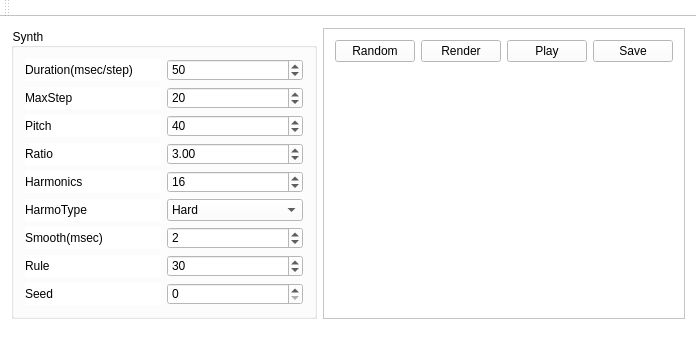
<?xml version="1.0" encoding="UTF-8"?>
<ui version="4.0">
 <class>MainWindow</class>
 <widget class="QMainWindow" name="MainWindow">
  <property name="geometry">
   <rect>
    <x>0</x>
    <y>0</y>
    <width>696</width>
    <height>303</height>
   </rect>
  </property>
  <property name="windowTitle">
   <string>ECAFM</string>
  </property>
  <property name="styleSheet">
   <string notr="true">background-color: rgb(255, 255, 255);</string>
  </property>
  <widget class="QWidget" name="centralWidget">
   <layout class="QGridLayout" name="gridLayout">
    <item row="0" column="0">
     <widget class="QGroupBox" name="groupBox_3">
      <property name="title">
       <string>Synth</string>
      </property>
      <layout class="QGridLayout" name="gridLayout_3">
       <item row="3" column="0">
        <widget class="QLabel" name="label_4">
         <property name="text">
          <string>Ratio</string>
         </property>
        </widget>
       </item>
       <item row="3" column="1">
        <widget class="QDoubleSpinBox" name="doubleSpinBoxRatio">
         <property name="maximum">
          <double>64.000000000000000</double>
         </property>
         <property name="singleStep">
          <double>0.050000000000000</double>
         </property>
         <property name="value">
          <double>3.000000000000000</double>
         </property>
        </widget>
       </item>
       <item row="4" column="0">
        <widget class="QLabel" name="label_3">
         <property name="text">
          <string>Harmonics</string>
         </property>
        </widget>
       </item>
       <item row="0" column="1">
        <widget class="QSpinBox" name="spinBoxDuration">
         <property name="minimum">
          <number>1</number>
         </property>
         <property name="maximum">
          <number>200</number>
         </property>
         <property name="singleStep">
          <number>10</number>
         </property>
         <property name="value">
          <number>50</number>
         </property>
        </widget>
       </item>
       <item row="0" column="0">
        <widget class="QLabel" name="label_2">
         <property name="text">
          <string>Duration(msec/step)</string>
         </property>
        </widget>
       </item>
       <item row="1" column="0">
        <widget class="QLabel" name="label_5">
         <property name="text">
          <string>MaxStep</string>
         </property>
        </widget>
       </item>
       <item row="1" column="1">
        <widget class="QSpinBox" name="spinBoxMaxStep">
         <property name="minimum">
          <number>4</number>
         </property>
         <property name="maximum">
          <number>2000</number>
         </property>
         <property name="value">
          <number>20</number>
         </property>
        </widget>
       </item>
       <item row="2" column="0">
        <widget class="QLabel" name="label">
         <property name="text">
          <string>Pitch</string>
         </property>
         <property name="alignment">
          <set>Qt::AlignLeading|Qt::AlignLeft|Qt::AlignVCenter</set>
         </property>
        </widget>
       </item>
       <item row="2" column="1">
        <widget class="QSpinBox" name="spinBoxPitch">
         <property name="maximum">
          <number>127</number>
         </property>
         <property name="value">
          <number>40</number>
         </property>
        </widget>
       </item>
       <item row="8" column="0">
        <widget class="QLabel" name="label_7">
         <property name="text">
          <string>Seed</string>
         </property>
        </widget>
       </item>
       <item row="7" column="1">
        <widget class="QSpinBox" name="spinBoxRule">
         <property name="minimum">
          <number>0</number>
         </property>
         <property name="maximum">
          <number>255</number>
         </property>
         <property name="value">
          <number>30</number>
         </property>
        </widget>
       </item>
       <item row="7" column="0">
        <widget class="QLabel" name="label_6">
         <property name="text">
          <string>Rule</string>
         </property>
        </widget>
       </item>
       <item row="8" column="1">
        <widget class="QSpinBox" name="spinBoxSeed">
         <property name="minimum">
          <number>0</number>
         </property>
         <property name="maximum">
          <number>65535</number>
         </property>
         <property name="value">
          <number>0</number>
         </property>
        </widget>
       </item>
       <item row="5" column="1">
        <widget class="QComboBox" name="comboBoxHarmoType">
         <item>
          <property name="text">
           <string>Hard</string>
          </property>
         </item>
         <item>
          <property name="text">
           <string>Soft</string>
          </property>
         </item>
        </widget>
       </item>
       <item row="4" column="1">
        <widget class="QSpinBox" name="spinBoxHarmonics">
         <property name="minimum">
          <number>4</number>
         </property>
         <property name="maximum">
          <number>128</number>
         </property>
         <property name="value">
          <number>16</number>
         </property>
        </widget>
       </item>
       <item row="5" column="0">
        <widget class="QLabel" name="label_8">
         <property name="text">
          <string>HarmoType</string>
         </property>
        </widget>
       </item>
       <item row="6" column="0">
        <widget class="QLabel" name="label_9">
         <property name="text">
          <string>Smooth(msec)</string>
         </property>
        </widget>
       </item>
       <item row="6" column="1">
        <widget class="QSpinBox" name="spinBoxSmooth">
         <property name="maximum">
          <number>100</number>
         </property>
         <property name="value">
          <number>2</number>
         </property>
        </widget>
       </item>
      </layout>
     </widget>
    </item>
    <item row="0" column="1">
     <widget class="QFrame" name="frame">
      <property name="frameShape">
       <enum>QFrame::StyledPanel</enum>
      </property>
      <property name="frameShadow">
       <enum>QFrame::Plain</enum>
      </property>
      <property name="lineWidth">
       <number>2</number>
      </property>
      <layout class="QGridLayout" name="gridLayout_2">
       <item row="0" column="0">
        <widget class="QPushButton" name="pushButtonRandom">
         <property name="text">
          <string>Random</string>
         </property>
        </widget>
       </item>
       <item row="0" column="1">
        <widget class="QPushButton" name="pushButtonRender">
         <property name="text">
          <string>Render</string>
         </property>
        </widget>
       </item>
       <item row="0" column="2">
        <widget class="QPushButton" name="pushButtonPlay">
         <property name="text">
          <string>Play</string>
         </property>
        </widget>
       </item>
       <item row="0" column="3">
        <widget class="QPushButton" name="pushButtonSave">
         <property name="text">
          <string>Save</string>
         </property>
        </widget>
       </item>
       <item row="1" column="0" colspan="4">
        <widget class="Waveform" name="waveformMain"/>
       </item>
      </layout>
     </widget>
    </item>
   </layout>
  </widget>
  <widget class="QToolBar" name="mainToolBar">
   <attribute name="toolBarArea">
    <enum>TopToolBarArea</enum>
   </attribute>
   <attribute name="toolBarBreak">
    <bool>false</bool>
   </attribute>
  </widget>
  <widget class="QStatusBar" name="statusBar"/>
 </widget>
 <layoutdefault spacing="6" margin="11"/>
 <customwidgets>
  <customwidget>
   <class>Waveform</class>
   <extends>QWidget</extends>
   <header>waveform.h</header>
  </customwidget>
 </customwidgets>
 <resources/>
 <connections/>
</ui>
